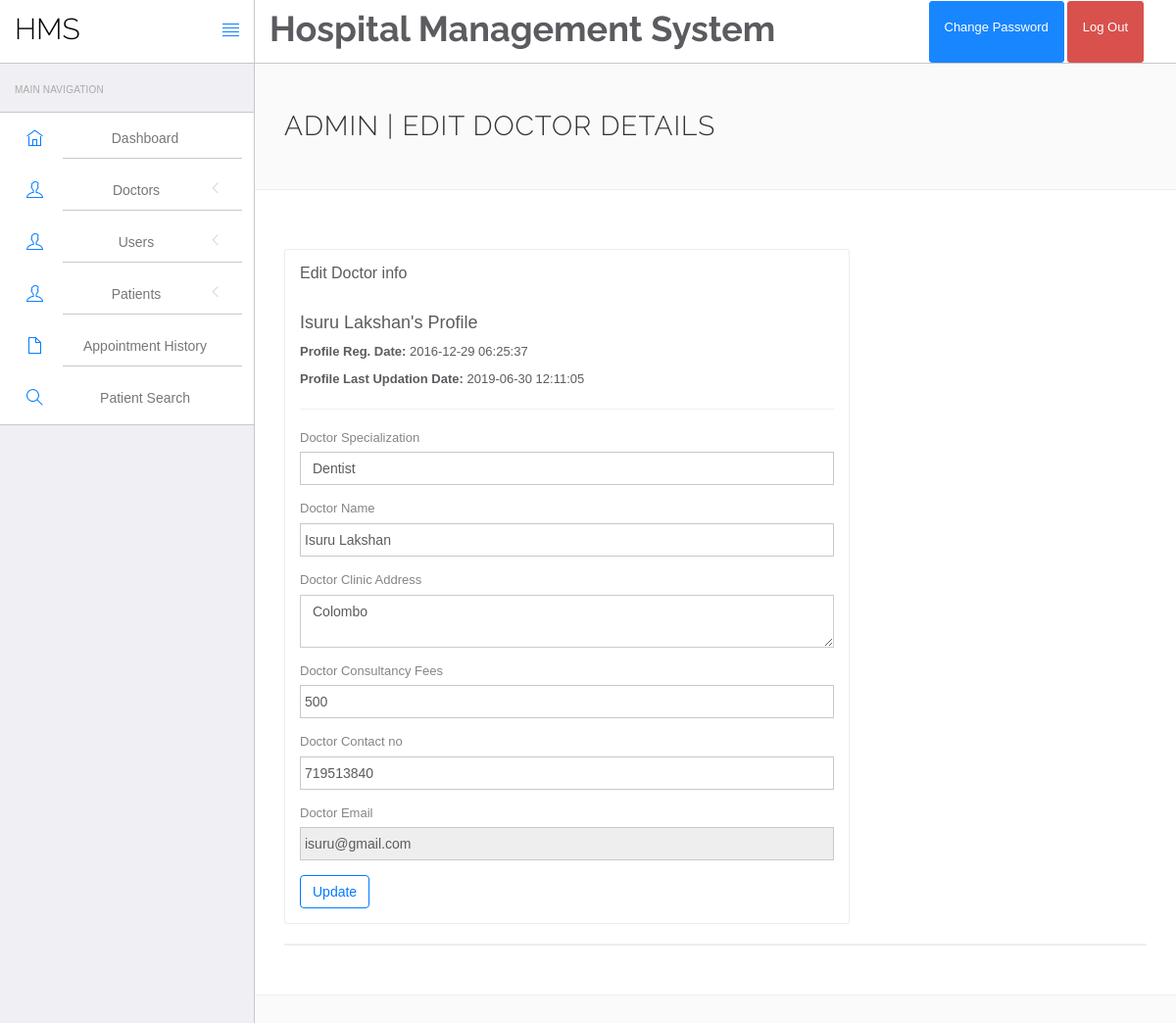
The page /hospital/hms/admin/edit-doctor.php?id=1 (signed in) on the database its author committed.
### tables this page shows
CREATE TABLE `doctors` (
  `id` int(11) NOT NULL,
  `specilization` varchar(255) DEFAULT NULL,
  `doctorName` varchar(255) DEFAULT NULL,
  `address` longtext DEFAULT NULL,
  `docFees` varchar(255) DEFAULT NULL,
  `contactno` bigint(11) DEFAULT NULL,
  `docEmail` varchar(255) DEFAULT NULL,
  `password` varchar(255) DEFAULT NULL,
  `creationDate` timestamp NULL DEFAULT current_timestamp(),
  `updationDate` timestamp NULL DEFAULT NULL ON UPDATE current_timestamp()
);

### hospital/hms/admin/edit-doctor.php (the view, shortened to what this page needs)
<?php
include('include/config.php');
$did=intval($_GET['id']);
?>
<!DOCTYPE html>
<html lang="en">
<head>
    <link rel="stylesheet" href="vendor/bootstrap/css/bootstrap.min.css">
    <link rel="stylesheet" href="vendor/fontawesome/css/font-awesome.min.css">
    <link rel="stylesheet" href="vendor/themify-icons/themify-icons.min.css">
    <link href="vendor/animate.css/animate.min.css" rel="stylesheet" media="screen">
    <link href="vendor/perfect-scrollbar/perfect-scrollbar.min.css" rel="stylesheet" media="screen">
    <link href="vendor/switchery/switchery.min.css" rel="stylesheet" media="screen">
    <link href="vendor/bootstrap-touchspin/jquery.bootstrap-touchspin.min.css" rel="stylesheet" media="screen">
    <link href="vendor/select2/select2.min.css" rel="stylesheet" media="screen">
    <link href="vendor/bootstrap-datepicker/bootstrap-datepicker3.standalone.min.css" rel="stylesheet" media="screen">
    <link href="vendor/bootstrap-timepicker/bootstrap-timepicker.min.css" rel="stylesheet" media="screen">
    <link rel="stylesheet" href="assets/css/styles.css">
    <link rel="stylesheet" href="assets/css/plugins.css">
    <link rel="stylesheet" href="assets/css/themes/theme-1.css" id="skin_color" />
</head>
<body>
    <div id="app">
        <?php include('include/sidebar.php');?>
        <div class="app-content">
            <?php include('include/header.php');?>
            <div class="main-content">
                <div class="wrap-content container" id="container">
                    <section id="page-title">
                        <div class="row">
                            <div class="col-sm-8">
                                <h1 class="mainTitle">Admin | Edit Doctor Details</h1>
                            </div>
                        </div>
                    </section>
                    <div class="container-fluid container-fullw bg-white">
                        <div class="row">
                            <div class="col-md-12">
                                <div class="row margin-top-30">
                                    <div class="col-lg-8 col-md-12">
                                        <div class="panel panel-white">
                                            <div class="panel-heading">
                                                <h5 class="panel-title">Edit Doctor info</h5>
                                            </div>
                                            <div class="panel-body">
                                                <?php $sql=mysqli_query($con,"select * from doctors where id='$did'");
while($data=mysqli_fetch_array($sql))
{
?>
                                                <h4><?php echo htmlentities($data['doctorName']);?>'s Profile</h4>
                                                <p><b>Profile Reg. Date:
                                                    </b><?php echo htmlentities($data['creationDate']);?></p>
                                                <?php if($data['updationDate']){?>
                                                <p><b>Profile Last Updation Date:
                                                    </b><?php echo htmlentities($data['updationDate']);?></p>
                                                <?php } ?>
                                                <hr />
                                                <form role="form" name="adddoc" method="post"
                                                    onSubmit="return valid();">
                                                    <div class="form-group">
                                                        <label for="DoctorSpecialization">
                                                            Doctor Specialization
                                                        </label>
                                                        <select name="Doctorspecialization" class="form-control"
                                                            required="required">
                                                            <option
                                                                value="<?php echo htmlentities($data['specilization']);?>">
                                                                <?php echo htmlentities($data['specilization']);?>
                                                            </option>
                                                        </select>
                                                    </div>
                                                    <div class="form-group">
                                                        <label for="doctorname">
                                                            Doctor Name
                                                        </label>
                                                        <input type="text" name="docname" class="form-control"
                                                            value="<?php echo htmlentities($data['doctorName']);?>">
                                                    </div>
                                                    <div class="form-group">
                                                        <label for="address">
                                                            Doctor Clinic Address
                                                        </label>
                                                        <textarea name="clinicaddress"
                                                            class="form-control"><?php echo htmlentities($data['address']);?></textarea>
                                                    </div>
                                                    <div class="form-group">
                                                        <label for="fess">
                                                            Doctor Consultancy Fees
                                                        </label>
                                                        <input type="text" name="docfees" class="form-control"
                                                            required="required"
                                                            value="<?php echo htmlentities($data['docFees']);?>">
                                                    </div>
                                                    <div class="form-group">
                                                        <label for="fess">
                                                            Doctor Contact no
                                                        </label>
                                                        <input type="text" name="doccontact" class="form-control"
                                                            required="required"
                                                            value="<?php echo htmlentities($data['contactno']);?>">
                                                    </div>
                                                    <div class="form-group">
                                                        <label for="fess">
                                                            Doctor Email
                                                        </label>
                                                        <input type="email" name="docemail" class="form-control"
                                                            readonly="readonly"
                                                            value="<?php echo htmlentities($data['docEmail']);?>">
                                                    </div>
                                                    <?php } ?>
                                                    <button type="submit" name="submit" class="btn btn-o btn-primary">
                                                        Update
                                                    </button>
                                                </form>
                                            </div>
                                        </div>
                                    </div>
                                </div>
                            </div>
                            <div class="col-lg-12 col-md-12">
                                <div class="panel panel-white">
                                </div>
                            </div>
                        </div>
                    </div>
                </div>
            </div>
        </div>
    </div>
</body>
</html>

### hospital/hms/admin/assets/css/themes/theme-1.css (style rules this page uses)
body { background: #FAFAFA; }

### rows shown on the page
doctors: doctorName "Isuru Lakshan", creationDate "2016-12-29 06:25:37", updationDate "2019-06-30 12:11:05", Doctorspecialization "Dentist", docname "Isuru Lakshan", clinicaddress "Colombo", docfees "500", doccontact "719513840", docemail "isuru@gmail.com"
